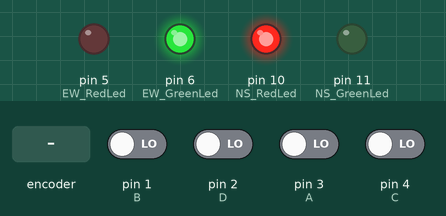
Simulated run of this sketch. Board: Arduino Uno, built with avr-gcc and run on an emulated ATmega328P. On the bench: output pins drawn as LEDs (lit = HIGH). Dashed ring = blinking. Inputs (shaded band) come from the test bench; at power-on: pin 1 (B), pin 2 (D), pin 3 (A), pin 4 (C) LOW.

Above: at 1.2 s.
1.3 s: rotary encoder on pin 3 (A) / pin 1 (B) turned 3 steps (first pin leading)
At 1.56 s:
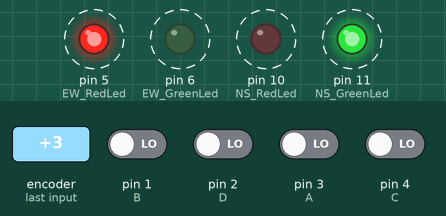
3.4 s: pin 4 (C) driven HIGH
At 4.4 s:
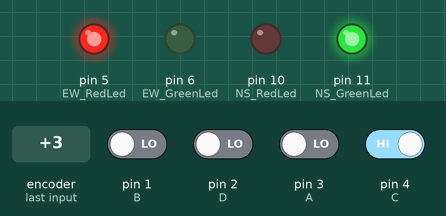
4.9 s: pin 4 (C) driven LOW
At 5.6 s:
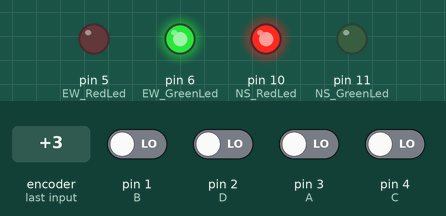
Timing chart, 0 to 7.9 s (numbered marks = the images above; inputs shaded):
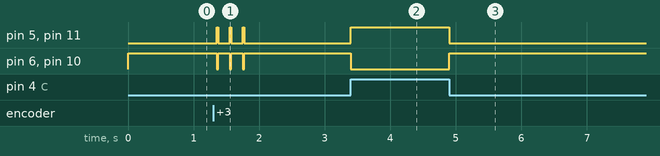

The sketch:

Arduino_Code_1.ino
```cpp
/*
 *Group 1, part B ICE project 2018
 */


// The pins that represent each individual vehicle lanes
int B = 1;
int D = 2;
int A = 3;
int C = 4;

// The pins that are connect to E-W lights
int EW_RedLed = 5;
int EW_GreenLed = 6;

// the pins that are connected to N-S lights
int NS_RedLed = 10;
int NS_GreenLed = 11;

/*
 *  Boolean values that represent when a lane is occupied,
 *  true is when the lane is occupied and false is when the lane is vacant.
 */
bool b_B;
bool b_D;
bool b_A;
bool b_C;

void setup() {
  // Sets lanes as the pin inputs.
  pinMode(B, INPUT);
  pinMode(D, INPUT);
  pinMode(A, INPUT);
  pinMode(C, INPUT);

  // Sets all E-W LEDs and N-S LEDs as the program's outputs
  pinMode(EW_RedLed, OUTPUT);
  pinMode(EW_GreenLed, OUTPUT);

  pinMode(NS_RedLed, OUTPUT);
  pinMode(NS_GreenLed, OUTPUT);
}

// loop function for program

void loop() {
  inputRead();
  setEW_Leds();
  setNS_Leds();
}


 // this function controls the E-W signal.

void setEW_Leds() {
  if ((!b_C && ((!b_B && b_D) || (b_B && !b_D))) || ((!b_A && b_C) && (b_D || b_B)) || (!b_A && !b_C) || (b_B && b_D)) {
    digitalWrite(EW_GreenLed, HIGH);
    digitalWrite(EW_RedLed, LOW);
  }

  else {
    digitalWrite(EW_GreenLed, LOW);
    digitalWrite(EW_RedLed, HIGH);
  }
}

 // This function controls the N-S signal.

void setNS_Leds() {
  if ((!b_B && !b_D && (b_C || b_A)) || (b_A && b_C &&(!b_B || !b_D))) {
    digitalWrite(NS_GreenLed, HIGH);
    digitalWrite(NS_RedLed, LOW);
  }

  else {
    digitalWrite(NS_GreenLed, LOW);
    digitalWrite(NS_RedLed, HIGH);
  }
}

  /* read function to read the input fromt the switches,
   * it then sets the boolean value true if the the input is
   * HIGH, if not the else statement sets it boolean as false
   * if the input is LOW.
   */

void inputRead() {
  if (digitalRead(B) == HIGH) {
    b_B = true;
  }

  else {
    b_B = false;
  }

  if (digitalRead(D) == HIGH) {
    b_D = true;
  }

  else {
    b_D = false;
  }

  if (digitalRead(A) == HIGH) {
    b_A = true;
  }

  else {
    b_A = false;
  }

  if (digitalRead(C) == HIGH) {
    b_C = true;
  }

  else {
    b_C = false;
  }
}
```

Measured:
- after the input at 1.3 s, pin 5 (EW_RedLed), pin 11 (NS_GreenLed): alternates HIGH for 0.02 s and LOW for 0.18 s, 6 changes in all, then stays LOW, starting after 0.05 s; pin 6 (EW_GreenLed), pin 10 (NS_RedLed): alternates HIGH for 0.18 s and LOW for 0.02 s, 6 changes in all, then stays HIGH, starting after 0.05 s
- after the input at 3.4 s, pin 5 (EW_RedLed), pin 11 (NS_GreenLed): LOW → HIGH at once; pin 6 (EW_GreenLed), pin 10 (NS_RedLed): HIGH → LOW at once
- after the input at 4.9 s, pin 5 (EW_RedLed), pin 11 (NS_GreenLed): HIGH → LOW at once; pin 6 (EW_GreenLed), pin 10 (NS_RedLed): LOW → HIGH at once
